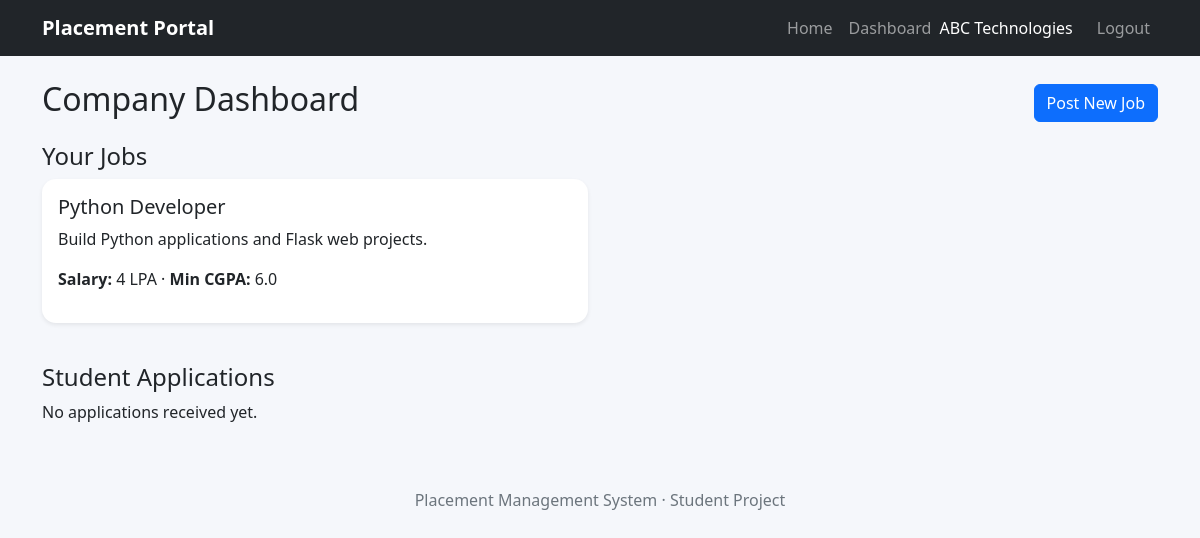
The app's page /company/dashboard (signed in) with its own data.
### tables this page shows
CREATE TABLE jobs (
        id INTEGER PRIMARY KEY AUTOINCREMENT,
        company_id INTEGER NOT NULL,
        title TEXT NOT NULL,
        description TEXT,
        salary TEXT,
        min_cgpa REAL DEFAULT 0,
        course TEXT,
        deadline TEXT,
        FOREIGN KEY(company_id) REFERENCES users(id)
    );

### app.py (the view)
@app.route("/company/dashboard")
@login_required("company")
def company_dashboard():
    uid = session["user"]["id"]
    conn = get_db()
    jobs = conn.execute("SELECT * FROM jobs WHERE company_id=? ORDER BY id DESC", (uid,)).fetchall()
    apps = conn.execute("""
        SELECT applications.*, jobs.title, users.name, users.email, users.cgpa, users.resume
        FROM applications JOIN jobs ON applications.job_id=jobs.id
        JOIN users ON applications.student_id=users.id
        WHERE jobs.company_id=? ORDER BY applications.id DESC
    """, (uid,)).fetchall()
    conn.close()
    return render_template("company_dashboard.html", jobs=jobs, apps=apps)

### app.py (called while the page is built)
def get_db():
    conn = sqlite3.connect(DB_PATH)
    conn.row_factory = sqlite3.Row
    conn.execute("PRAGMA foreign_keys = ON")
    return conn

def login_required(role=None):
    def decorator(view):
        @wraps(view)
        def wrapped(*args, **kwargs):
            user = session.get("user")
            if not user:
                flash("Please login first.", "warning")
                return redirect(url_for("login"))
            if role and user.get("role") != role:
                flash("You do not have permission to access that page.", "danger")
                return redirect(url_for("dashboard"))
            return view(*args, **kwargs)
        return wrapped
    return decorator

@app.context_processor
def inject_user():
    return {"current_user": session.get("user")}

### templates/company_dashboard.html
{% extends "base.html" %}
{% block content %}
<div class="d-flex justify-content-between align-items-center mb-3"><h2>Company Dashboard</h2><a class="btn btn-primary" href="{{ url_for('new_job') }}">Post New Job</a></div>
<h4>Your Jobs</h4>
<div class="row">
{% for job in jobs %}
<div class="col-md-6 mb-3"><div class="card shadow-sm h-100"><div class="card-body"><h5>{{ job.title }}</h5><p>{{ job.description }}</p><p><b>Salary:</b> {{ job.salary }} · <b>Min CGPA:</b> {{ job.min_cgpa }}</p></div></div></div>
{% else %}<p>You have not posted any jobs yet.</p>{% endfor %}
</div>
<h4 class="mt-4">Student Applications</h4>
{% for a in apps %}
<div class="card shadow-sm mb-3"><div class="card-body">
<div class="d-flex justify-content-between flex-wrap"><div><h5>{{ a.name }} — {{ a.title }}</h5><p class="mb-1">{{ a.email }} · CGPA: {{ a.cgpa }}</p><p>Status: <b>{{ a.status }}</b></p>
{% if a.resume %}<a href="{{ url_for('static', filename='uploads/' + a.resume) }}" target="_blank">View Resume</a>{% endif %}</div>
<div>
<form method="post" action="{{ url_for('update_application', app_id=a.id) }}" class="d-flex gap-2">
<select name="status" class="form-select">
{% for s in ['Applied','Shortlisted','Interview','Selected','Rejected'] %}<option {% if a.status == s %}selected{% endif %}>{{ s }}</option>{% endfor %}
</select><button class="btn btn-outline-primary">Update</button>
</form>
</div></div>
<hr><form method="post" action="{{ url_for('schedule_interview', app_id=a.id) }}" class="row g-2">
<div class="col-md-2"><input class="form-control" type="date" name="date" required></div>
<div class="col-md-2"><input class="form-control" type="time" name="time" required></div>
<div class="col-md-2"><select class="form-select" name="mode" required><option value="">Mode</option><option>Online</option><option>Offline</option></select></div>
<div class="col-md-4"><input class="form-control" name="venue" placeholder="Venue or meeting link"></div>
<div class="col-md-2"><button class="btn btn-success w-100">Schedule</button></div>
</form>
</div></div>
{% else %}<p>No applications received yet.</p>{% endfor %}
{% endblock %}

### templates/base.html (style rules this page uses)
body { background:#f5f7fb; }
.card { border:0; border-radius:14px; }

### records on screen
jobs: title "Python Developer", description "Build Python applications and Flask web projects.", salary "4 LPA", min_cgpa "6.0"

### other values on screen
{{ current_user.name }} "ABC Technologies"
